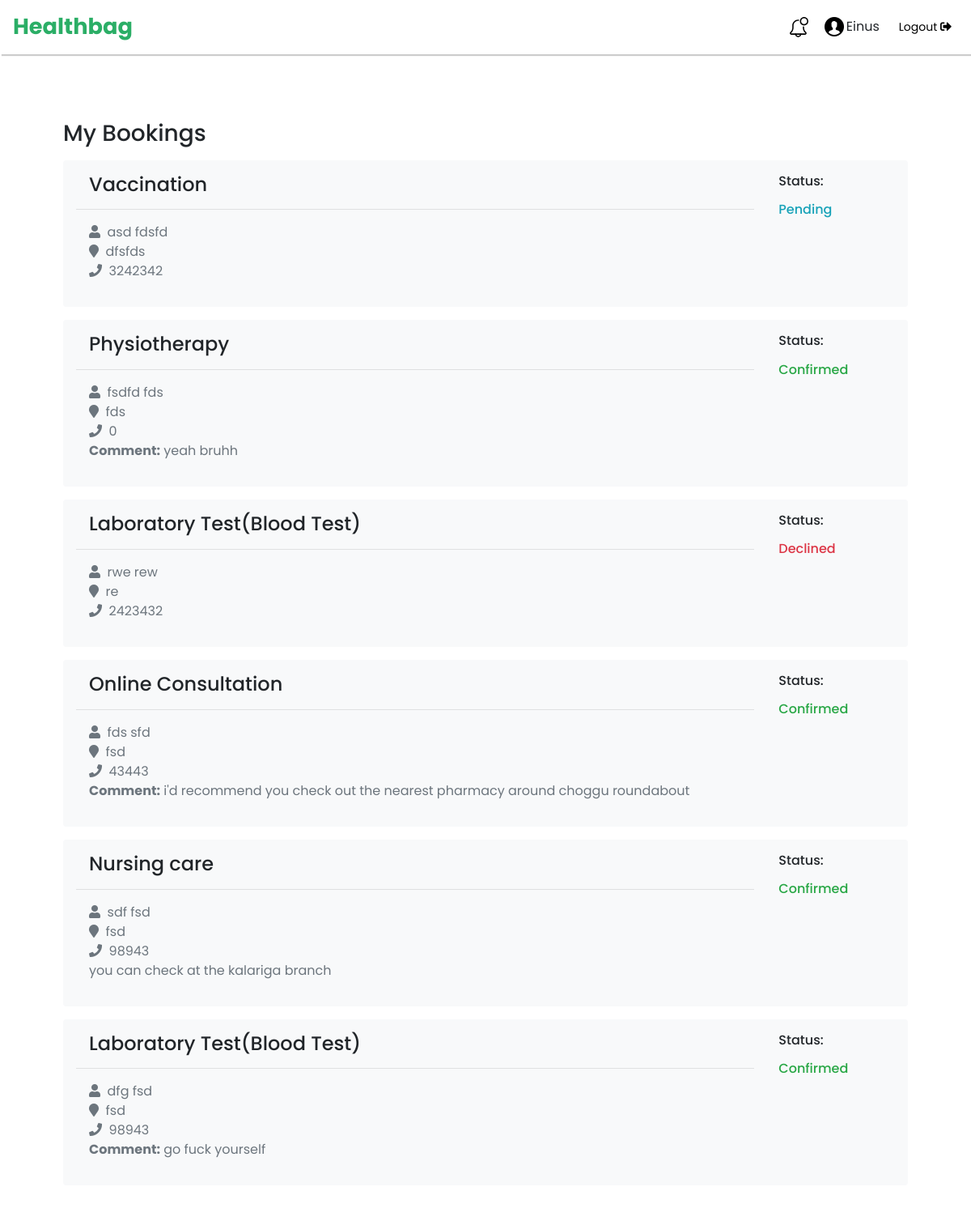
Page /dashboard/bookings.php (signed in) on the committed database.
### tables this page shows
CREATE TABLE `bookings` (
  `id` int(11) NOT NULL,
  `uid` varchar(50) NOT NULL,
  `first_name` varchar(50) NOT NULL,
  `last_name` varchar(50) NOT NULL,
  `town` varchar(50) NOT NULL,
  `phone_number` varchar(50) NOT NULL,
  `service_type` varchar(1000) NOT NULL,
  `status` varchar(50) NOT NULL,
  `message` varchar(5000) NOT NULL
);

### class/chatbot.php (the view, shortened to what this page needs)
<?php
class Chatbot
{
	public $db;
	function __construct() {
		$this->db = new mysqli("localhost","root","","chatbot");
	}
	public function getBookings()
	{
		$id = $_SESSION['uid'];
		$stmt= $this->db->prepare("SELECT * FROM bookings WHERE uid = ? ORDER BY id DESC");
		$stmt->bind_param("i",$id);
		$stmt->execute();
		$stmt->bind_result($id,$uid,$fname,$lname,$town,$number,$service,$status,$message);
		while($stmt->fetch())
		{
			echo '
			<div class="container rounded bg-light mt-3 rounded p-3">
			<div class="row">
			<div class="col-md-10">
			<h4 class="ml-3">'.$service.'</h4>
			<hr/>
			<p class="ml-3 text-secondary">
			<span><i class="fa fa-user"></i>&nbsp;&nbsp;'.$fname.' '.$lname.'</span><br>
			<span><i class="fa fa-map-marker"></i>&nbsp;&nbsp;'.$town.'</span><br>
			<span><i class="fa fa-phone"></i>&nbsp;&nbsp;'.$number.'</span><br>
			<span>'.$message.'</span>
			</p>
			</div>
			<div class="col-md-1">
			<h6>Status:</h6>
			<p class="text-danger">'.$status.'</p>
			</div>
			</div>
			</div>';
		}
	}
}
?>

### css/main.css (style rules this page uses)
* { padding: 0px; margin:0px; font-family: 'Poppins', sans-serif; }

### rows in the picture
bookings: service_type "Vaccination", first_name "asd", last_name "fdsfd", town "dfsfds", phone_number "3242342", status "Pending"
bookings: service_type "Physiotherapy", first_name "fsdfd", last_name "fds", town "fds", phone_number "0", message "Comment: yeah bruhh", status "Confirmed"
bookings: service_type "Laboratory Test(Blood Test)", first_name "rwe", last_name "rew", town "re", phone_number "2423432", status "Declined"
bookings: service_type "Online Consultation", first_name "fds", last_name "sfd", town "fsd", phone_number "43443", message "Comment: i'd recommend you check out the nearest pharmacy around choggu roundabout", status "Confirmed"
bookings: service_type "Nursing care", first_name "sdf", last_name "fsd", town "fsd", phone_number "98943", message "you can check at the kalariga branch", status "Confirmed"
bookings: service_type "Laboratory Test(Blood Test)", first_name "dfg", last_name "fsd", town "fsd", phone_number "98943", message "Comment: go fuck yourself", status "Confirmed"

### other values in the picture
$_SESSION['username'] "Einus"
